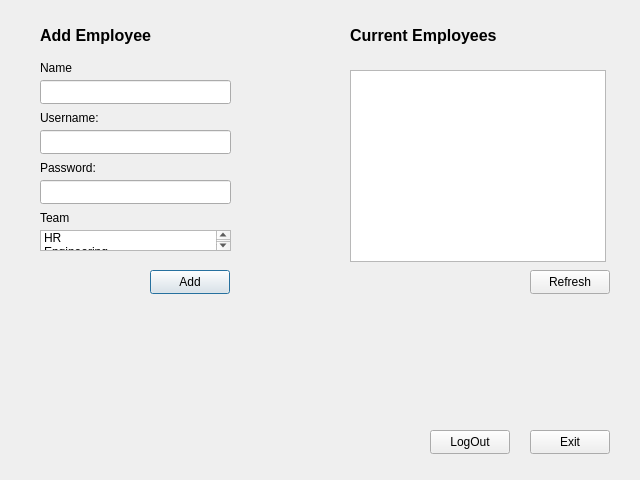
<?xml version="1.0" encoding="UTF-8"?>
<ui version="4.0">
 <class>manageEmployee</class>
 <widget class="QDialog" name="manageEmployee">
  <property name="geometry">
   <rect>
    <x>0</x>
    <y>0</y>
    <width>640</width>
    <height>480</height>
   </rect>
  </property>
  <property name="windowTitle">
   <string>Dialog</string>
  </property>
  <widget class="QLabel" name="label">
   <property name="geometry">
    <rect>
     <x>40</x>
     <y>20</y>
     <width>131</width>
     <height>31</height>
    </rect>
   </property>
   <property name="font">
    <font>
     <pointsize>12</pointsize>
     <bold>true</bold>
    </font>
   </property>
   <property name="text">
    <string>Add Employee</string>
   </property>
  </widget>
  <widget class="QLabel" name="label_2">
   <property name="geometry">
    <rect>
     <x>350</x>
     <y>20</y>
     <width>161</width>
     <height>31</height>
    </rect>
   </property>
   <property name="font">
    <font>
     <pointsize>12</pointsize>
     <bold>true</bold>
    </font>
   </property>
   <property name="text">
    <string>Current Employees</string>
   </property>
  </widget>
  <widget class="QLineEdit" name="name">
   <property name="geometry">
    <rect>
     <x>40</x>
     <y>80</y>
     <width>191</width>
     <height>24</height>
    </rect>
   </property>
  </widget>
  <widget class="QLineEdit" name="username">
   <property name="geometry">
    <rect>
     <x>40</x>
     <y>130</y>
     <width>191</width>
     <height>24</height>
    </rect>
   </property>
  </widget>
  <widget class="QLineEdit" name="password">
   <property name="geometry">
    <rect>
     <x>40</x>
     <y>180</y>
     <width>191</width>
     <height>24</height>
    </rect>
   </property>
  </widget>
  <widget class="QLabel" name="label_3">
   <property name="geometry">
    <rect>
     <x>40</x>
     <y>60</y>
     <width>49</width>
     <height>16</height>
    </rect>
   </property>
   <property name="text">
    <string>Name</string>
   </property>
  </widget>
  <widget class="QLabel" name="label_4">
   <property name="geometry">
    <rect>
     <x>40</x>
     <y>110</y>
     <width>61</width>
     <height>16</height>
    </rect>
   </property>
   <property name="text">
    <string>Username:</string>
   </property>
  </widget>
  <widget class="QLabel" name="label_5">
   <property name="geometry">
    <rect>
     <x>40</x>
     <y>160</y>
     <width>61</width>
     <height>16</height>
    </rect>
   </property>
   <property name="text">
    <string>Password:</string>
   </property>
  </widget>
  <widget class="QPushButton" name="addEmployee">
   <property name="geometry">
    <rect>
     <x>150</x>
     <y>270</y>
     <width>80</width>
     <height>24</height>
    </rect>
   </property>
   <property name="text">
    <string>Add</string>
   </property>
  </widget>
  <widget class="QListWidget" name="team">
   <property name="geometry">
    <rect>
     <x>40</x>
     <y>230</y>
     <width>191</width>
     <height>21</height>
    </rect>
   </property>
   <property name="minimumSize">
    <size>
     <width>0</width>
     <height>21</height>
    </size>
   </property>
   <item>
    <property name="text">
     <string>HR</string>
    </property>
   </item>
   <item>
    <property name="text">
     <string>Engineering</string>
    </property>
   </item>
   <item>
    <property name="text">
     <string>Production</string>
    </property>
   </item>
  </widget>
  <widget class="QLabel" name="label_6">
   <property name="geometry">
    <rect>
     <x>40</x>
     <y>210</y>
     <width>49</width>
     <height>16</height>
    </rect>
   </property>
   <property name="text">
    <string>Team</string>
   </property>
  </widget>
  <widget class="QPushButton" name="exit">
   <property name="geometry">
    <rect>
     <x>530</x>
     <y>430</y>
     <width>80</width>
     <height>24</height>
    </rect>
   </property>
   <property name="text">
    <string>Exit</string>
   </property>
  </widget>
  <widget class="QTableWidget" name="tableWidget">
   <property name="geometry">
    <rect>
     <x>350</x>
     <y>70</y>
     <width>256</width>
     <height>192</height>
    </rect>
   </property>
  </widget>
  <widget class="QPushButton" name="pushButton">
   <property name="geometry">
    <rect>
     <x>530</x>
     <y>270</y>
     <width>80</width>
     <height>24</height>
    </rect>
   </property>
   <property name="text">
    <string>Refresh</string>
   </property>
  </widget>
  <widget class="QPushButton" name="pushButton_2">
   <property name="geometry">
    <rect>
     <x>430</x>
     <y>430</y>
     <width>80</width>
     <height>24</height>
    </rect>
   </property>
   <property name="text">
    <string>LogOut</string>
   </property>
  </widget>
 </widget>
 <resources/>
 <connections/>
</ui>
